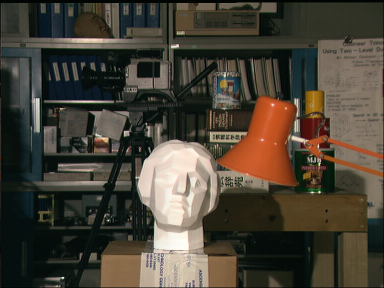
%> input picture tsukuba/scene1.row3.col1.ppm, 384 x 288 px
$ octave PlottingEpipolarLines.m   (GNU Octave 9; MATLAB toolbox functions it lacks are replaced by stand-ins)
%> lines starting %> are read from the running program, lines starting %| are printed output that depends on the picture
%%                  Automatically selected points
%                   STEP 1:   Read stereo image pair
clear all
I1 = imread(['scene1.row3.col1.ppm']);
%> I1 is the input picture: size 288x384x3 uint8; mean R, G, B 73.2, 66.6, 54.7
I2 = imread(['scene1.row3.col5.ppm']);
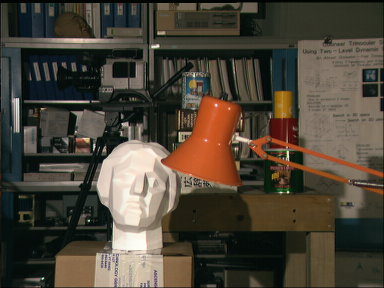
%> input picture tsukuba/scene1.row3.col5.ppm, 384 x 288 px
%> I2 is the input picture: size 288x384x3 uint8; mean R, G, B 75.9, 68.2, 55.6
% Convert to grayscale.
I1gray = rgb2gray(I1);
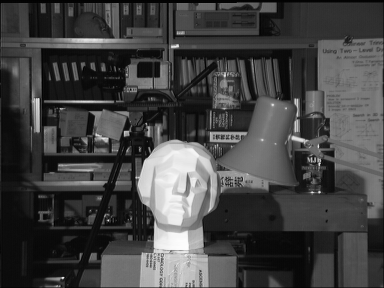
%> I1gray: size 288x384 uint8; min 0, max 253, mean 67.2
I2gray = rgb2gray(I2);
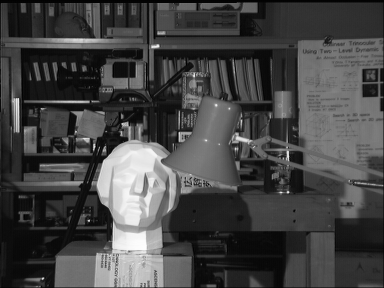
%> I2gray: size 288x384 uint8; min 0, max 253, mean 69.1
visualize = 0;

if (visualize == 1)
figure;
imshowpair(I1, I2,'montage');
title('I1 (left); I2 (right)');
figure(2);
imshow(stereoAnaglyph(I1,I2));
title('Composite Image (Red - Left Image, Cyan - Right Image)');
end

%                STEP 2:   Collect interest points

%> (the run ends here)
